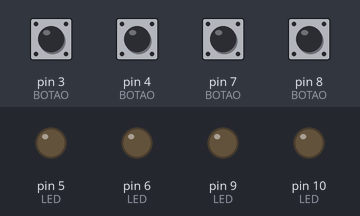
Recording of a sketch running on a simulated Arduino Uno, built with avr-gcc and run on an emulated ATmega328P. On the bench: output pins drawn as LEDs (lit = HIGH). Inputs (shaded band) come from the test bench; at power-on: pin 3 (BOTAO), pin 4 (BOTAO), pin 7 (BOTAO), pin 8 (BOTAO) HIGH.

Above: at 1.4 s.
1.5 s: pin 3 (BOTAO) pulled LOW for 1 s
At 3.4 s:
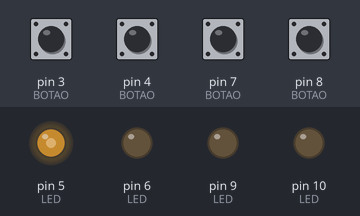
4.0 s: pin 4 (BOTAO) pulled LOW for 0.25 s
At 4.1 s:
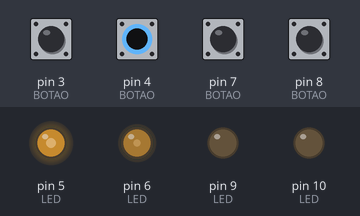
5.7 s: pin 7 (BOTAO) pulled LOW for 0.25 s
At 7.0 s:
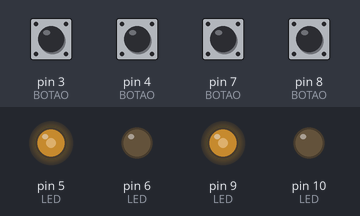
7.4 s: pin 8 (BOTAO) pulled LOW for 0.25 s
At 8.6 s:
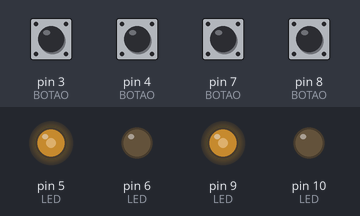
9.1 s: pin 3 (BOTAO) pulled LOW for 0.25 s
At 9.8 s:
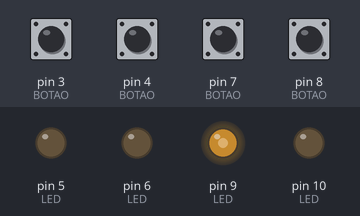
10.8 s: pin 4 (BOTAO) pulled LOW for 1 s
At 12.8 s:
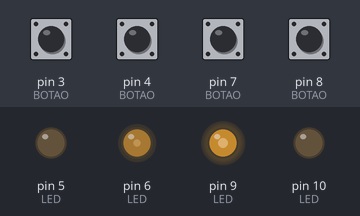
Timing chart, 0 to 14.3 s (numbered marks = the images above; inputs shaded):
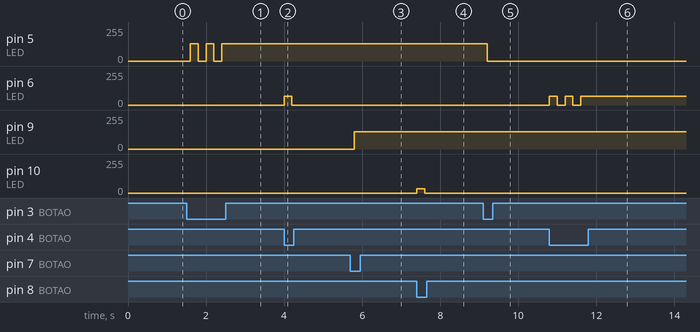

Measured:
- after the input at 1.5 s, pin 5 (LED): alternates 128/255 for 0.20 s and 0/255 for 0.20 s, 5 changes in all, then stays 128/255, starting after 0.10 s
- after the input at 4.0 s, pin 6 (LED): 0/255 → 64/255 at once, → 0/255 0.20 s later
- after the input at 5.7 s, pin 9 (LED): 0/255 → 128/255 after 0.10 s
- after the input at 7.4 s, pin 10 (LED): 0/255 → 32/255 at once, → 0/255 0.20 s later
- after the input at 9.1 s, pin 5 (LED): 128/255 → 0/255 after 0.10 s
- after the input at 10.8 s, pin 6 (LED): alternates 64/255 for 0.20 s and 0/255 for 0.20 s, 5 changes in all, then stays 64/255, starting at once

The sketch:

ControleSenha.ino
```cpp
/*
 * Desenvolvido por Guilherme de Cleva Farto (guilherme.farto@gmail.com)
 * Projeto educacional para placa "Solda é facil" (design e conceito original por Maurício "MauMaker" Jabur e PandoraLab)
 *
 * Pressione os botões de S1 a S4 para ativar/desabilitar a seleção da senha
 * A senha correta é definida pela variável SENHA_CORRETA[] (por exemplo, 'true, false, true, true')
 * Quando a senha correta for selecionada, a função 'animar' será executada
 * - Você pode modificar/configurar a senha padrão alterando os valores de true e false da variável SENHA_CORRETA[]
 * - Você pode acrescentar mais funções para serem executadas assim que a senha correta for selecionada (invocar funções após 'animar' dentro da função 'iniciarPrograma')
 */

void functionS1();
void functionS2();
void functionS3();
void functionS4();

typedef void (* Caller)();

Caller functions[] = {&functionS1, &functionS2, &functionS3, &functionS4};

const byte BZ   = 2;

const byte S1   = 8;
const byte LED1 = 10;

const byte S2   = 7;
const byte LED2 = 9;

const byte S3   = 4;
const byte LED3 = 6;

const byte S4   = 3;
const byte LED4 = 5;

const byte LED[]    = {LED1, LED2, LED3, LED4};
const byte BRILHO[] = {32, 128, 64, 128};

boolean SENHA_CORRETA[] = {true, false, true, true};
boolean SENHA_SELECIONADA[] = {false, false, false, false};

const byte BOTAO[] = {S1, S2, S3, S4};
const int PRESS = LOW;

void setup() {
  Serial.begin(9600);

  for (int i = 0; i < sizeof(BOTAO); i++) {
    pinMode(BOTAO[i], INPUT_PULLUP);
  }

  iniciarPrograma();
}

void loop() {
}

void iniciarPrograma() {
  while (!validarSenha()) {
    int botaoPressionado = lerBotao();

    if (botaoPressionado != -1) {
      functions[botaoPressionado]();
    }
  }

  Serial.println("A senha selecionada está correta...");

  animar();
}

int lerBotao() {
  delay(200);

  for (int i = 0; i < sizeof(BOTAO); i++) {
    if (digitalRead(BOTAO[i]) == PRESS) {
      return i;
    }
  }

  return -1;
}

void controlarLed(int led) {
  SENHA_SELECIONADA[led] = !SENHA_SELECIONADA[led];

  analogWrite(LED[led], SENHA_SELECIONADA[led] ? BRILHO[led] : 0);
}

boolean validarSenha() {
  for (int i = 0; i < sizeof(SENHA_CORRETA); i++) {
    if (SENHA_CORRETA[i] != SENHA_SELECIONADA[i]) {
      return false;
    }
  }

  return true;
}

void animar() {
  for (int i = 0; i < 5; i++) {
    for (int j = 0; j < sizeof(LED); j++) {
      analogWrite(LED[j], BRILHO[j]);
      delay(50);
    }

    for (int j = 0; j < sizeof(LED); j++) {
      analogWrite(LED[j], 0);
      delay(50);
    }
  }
}

void functionS1() {
  controlarLed(0);
}

void functionS2() {
  controlarLed(1);
}

void functionS3() {
  controlarLed(2);
}

void functionS4() {
  controlarLed(3);
}
```
